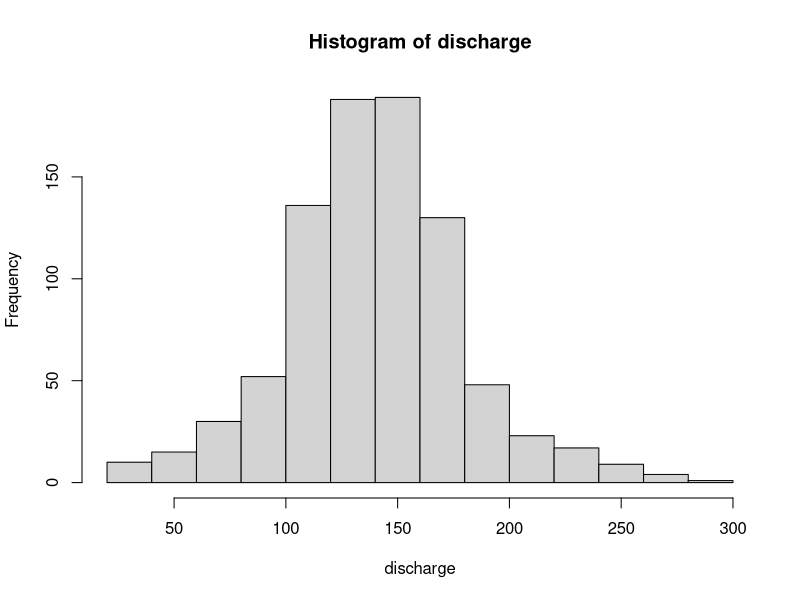
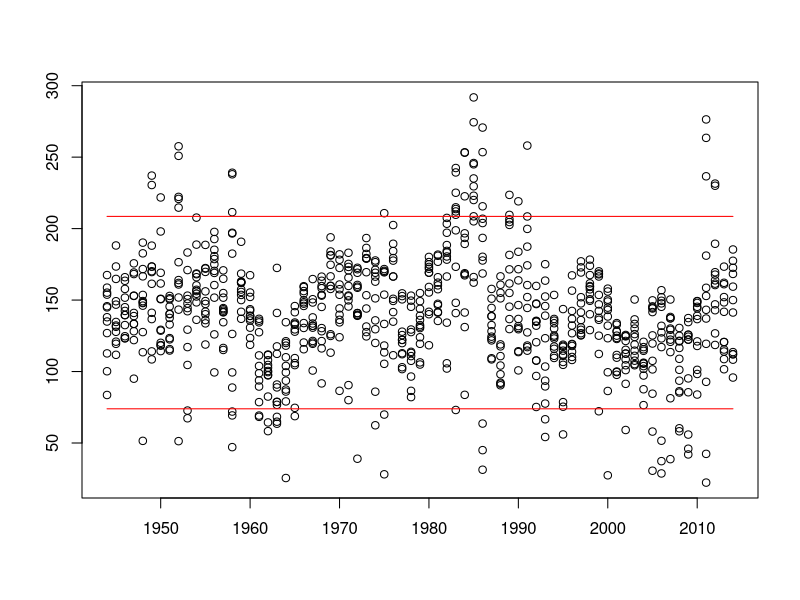

Here is the R script that generated these plots, in order:
##This is BeeVeeGee's debugged version of Relay 2
##Comment made by BeeVeeGee

#Relay 2: Debug the 4 mistakes to make the code run successfully!
#Created by Carley Hansen for Hydroinformatics at the U of U

#The purpose of this exercise is to determine
#the distribution of monthly discharge and the
#number of extreme* monthly flow events in the Jordan River
#*exceeds 95% or falls below 5%
#Show your result graphically and numerically

#Load the data from a file
#JRiver<-read.csv("C://Users/Carly/Desktop/JordanRiver_discharge.csv",header=TRUE)
JRiver<-read.csv('01_JordanRiver.csv')

#Set variables
discharge<-JRiver$discharge_cfs
year<-JRiver$year
month<-JRiver$month
##the D in "JRiver$Discharge_cfs" should not be capitilized because the data is set to "discharge_cfs"

#Find distribution
summarystats<-summary(discharge)
print(c(summarystats))
##the S in summary should not be capitalized, it should replicate the variable defined above

#Plot histogram
hist(discharge)

#Determine the 95th and 5th percentiles
top_percent<-quantile(discharge,.95)
bottom_percent<-quantile(discharge,.05)

#Create a counter
counter<-0

#Compare the values
for (i in discharge){
  if(i>top_percent|i<bottom_percent){
    counter<-counter+1
  }}
## too many { in the for loop, eliminated 1
  
  #Print the result
  startyear<-min(year)
  endyear<-max(year)
  sprintf("Number of extreme monthly discharges in the Jordan River from %d to %d: %d",startyear,endyear,counter)
  
  #Create a plot - do this after the relay!!
  plot(year,discharge,ann=FALSE,ylab="discharge",xlab="time")
  top_bound<-rep(top_percent,length(year))
  bottom_bound<-rep(bottom_percent,length(year))
  lines(year,top_bound,type="l",col="red")
  lines(year,bottom_bound,type="l",col="red")
  ## xlab was used twice, missing ylab which is for the "discharge"
  
